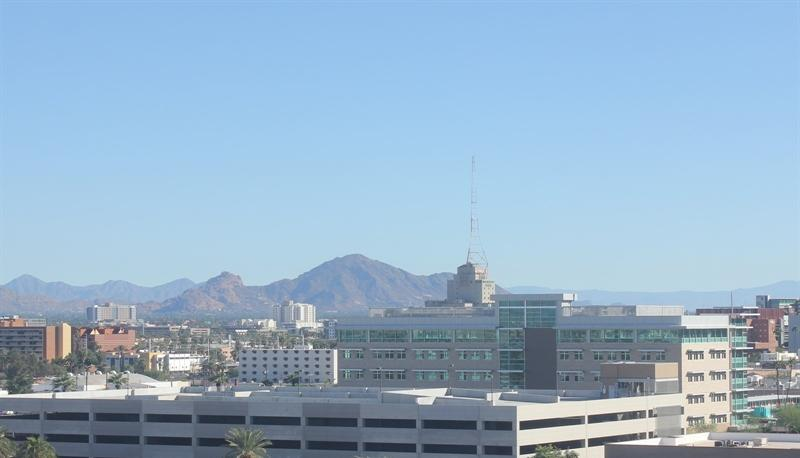
#> input picture CVND_Exercises/1_1_Image_Representation/day_night_images/test/day/20151101_165048.jpg, 800 x 458 px; its folder holds only this picture in this run
$ jupyter execute --allow-errors '6_3. Average Brightness.ipynb'   (shell and % lines are left out)
#> lines starting #> are read from the running program, lines starting #| are printed output that depends on the picture
### CVND_Exercises/1_1_Image_Representation/helpers.py
# Helper functions

import os
import glob # library for loading images from a directory
import matplotlib.image as mpimg

import cv2


# This function loads in images and their labels and places them in a list
# The list contains all images and their associated labels
# For example, after data is loaded, im_list[0][:] will be the first image-label pair in the list
def load_dataset(image_dir):

    # Populate this empty image list
#> called with image_dir = 'day_night_images/training/'
    im_list = []
    image_types = ["day", "night"]

    # Iterate through each color folder
    for im_type in image_types:

        # Iterate through each image file in each image_type folder
        # glob reads in any image with the extension "image_dir/im_type/*"
        for file in glob.glob(os.path.join(image_dir, im_type, "*")):

            # Read in the image
            im = mpimg.imread(file)
#> im is the input picture: shape (458, 800, 3); mean R, G, B 149.4, 177.3, 200.6

            # Check if the image exists/if it's been correctly read-in
            if not im is None:
                # Append the image, and it's type (red, green, yellow) to the image list
                im_list.append((im, im_type))

    return im_list


## Standardize the input images
# Resize each image to the desired input size: 600x1100px (hxw).

## Standardize the output
# With each loaded image, we also specify the expected output.
# For this, we use binary numerical values 0/1 = night/day.


# This function should take in an RGB image and return a new, standardized version
# 600 height x 1100 width image size (px x px)
def standardize_input(image):

    # Resize image and pre-process so that all "standard" images are the same size
    standard_im = cv2.resize(image, (1100, 600))

    return standard_im


# Examples:
# encode("day") should return: 1
# encode("night") should return: 0
def encode(label):

    numerical_val = 0
    if(label == 'day'):
        numerical_val = 1
    # else it is night and can stay 0

    return numerical_val

# using both functions above, standardize the input images and output labels
def standardize(image_list):

    # Empty image data array
    standard_list = []

    # Iterate through all the image-label pairs
    for item in image_list:
        image = item[0]
        label = item[1]

        # Standardize the image
        standardized_im = standardize_input(image)

        # Create a numerical label
        binary_label = encode(label)

        # Append the image, and it's one hot encoded label to the full, processed list of image data
        standard_list.append((standardized_im, binary_label))

    return standard_list

### CVND_Exercises/1_1_Image_Representation/6_3. Average Brightness.ipynb
# Day and Night Image Classifier
---

The day/night image dataset consists of 200 RGB color images in two categories: day and night. There are equal numbers of each example: 100 day images and 100 night images.

We'd like to build a classifier that can accurately label these images as day or night, and that relies on finding distinguishing features between the two types of images!

*Note: All images come from the [AMOS dataset](http://cs.uky.edu/~jacobs/datasets/amos/) (Archive of Many Outdoor Scenes).*

[cell 1]
# mount google drive
from google.colab import drive
drive.mount('/content/drive')

# change working directory
%cd drive/My Drive/Colab Notebooks/Computer Vision Nanodegree/CVND_Exercises/1_1_Image_Representation

### Import resources

Before you get started on the project code, import the libraries and resources that you'll need.

[cell 2]
import cv2 # computer vision library
import helpers

import numpy as np
import matplotlib.pyplot as plt
import matplotlib.image as mpimg

## Training and Testing Data
The 200 day/night images are separated into training and testing datasets.

* 60% of these images are training images, for you to use as you create a classifier.
* 40% are test images, which will be used to test the accuracy of your classifier.

First, we set some variables to keep track of some where our images are stored:

    image_dir_training: the directory where our training image data is stored
    image_dir_test: the directory where our test image data is stored

[cell 3]
# Image data directories
image_dir_training = "day_night_images/training/"
image_dir_test = "day_night_images/test/"

## Load the datasets

These first few lines of code will load the training day/night images and store all of them in a variable, `IMAGE_LIST`. This list contains the images and their associated label ("day" or "night").

For example, the first image-label pair in `IMAGE_LIST` can be accessed by index:
``` IMAGE_LIST[0][:]```.

[cell 4]
# Using the load_dataset function in helpers.py
# Load training data
IMAGE_LIST = helpers.load_dataset(image_dir_training)
#> IMAGE_LIST = 2 items

## Construct a `STANDARDIZED_LIST` of input images and output labels.

This function takes in a list of image-label pairs and outputs a **standardized** list of resized images and numerical labels.

[cell 5]
# Standardize all training images
STANDARDIZED_LIST = helpers.standardize(IMAGE_LIST)
#> the loop in standardize, `for item in image_list:` made 2 passes
#> (label, numerical_val in encode, binary_label) on passes 1 to 2: ('day', 1, 1), ('night', 0, 0)
#> pass 1, in standardize_input, `standard_im = cv2.resize(image, (1100, 600))`:
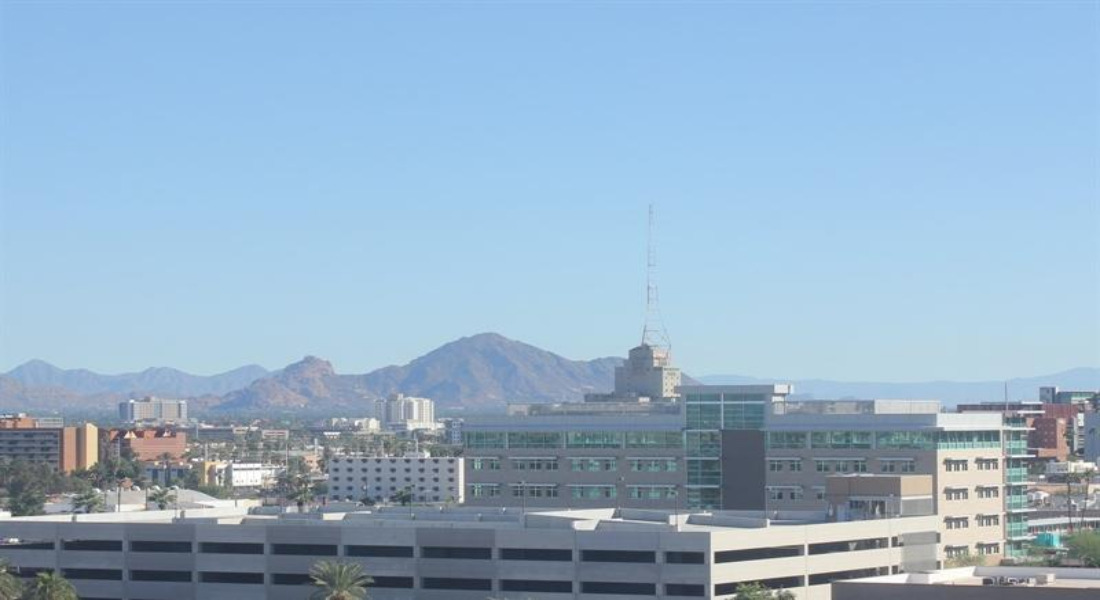
#> standard_im: shape (600, 1100, 3); mean R, G, B 149.4, 177.2, 200.5
#> pass 2, in standardize_input (call 2), `standard_im = cv2.resize(image, (1100, 600))`:
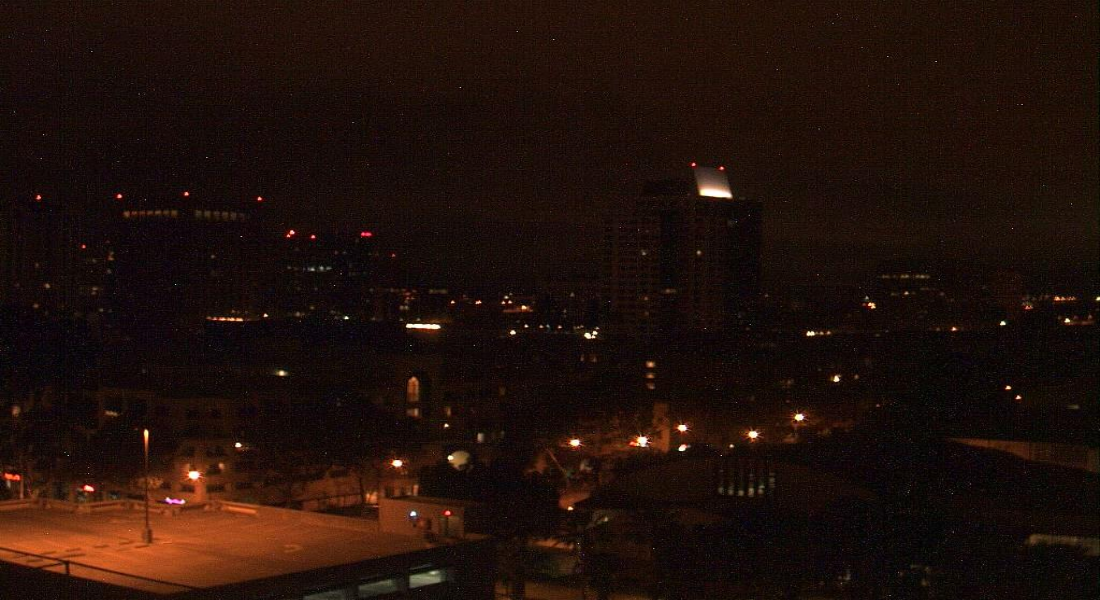
#> standard_im: shape (600, 1100, 3); mean R, G, B 32.6, 16.1, 10.3
#> STANDARDIZED_LIST = 2 items

## Visualize the standardized data

Display a standardized image from STANDARDIZED_LIST.

[cell 6]
# Display a standardized image and its label

# Select an image by index
image_num = 0
selected_image = STANDARDIZED_LIST[image_num][0]
selected_label = STANDARDIZED_LIST[image_num][1]
#> selected_label = 1

# Display image and data about it
plt.imshow(selected_image)
print("Shape: "+str(selected_image.shape))
#| Shape: (600, 1100, 3)
print("Label [1 = day, 0 = night]: " + str(selected_label))
#| Label [1 = day, 0 = night]: 1

# Feature Extraction

Create a feature that represents the brightness in an image. We'll be extracting the **average brightness** using HSV colorspace. Specifically, we'll use the V channel (a measure of brightness), add up the pixel values in the V channel, then divide that sum by the area of the image to get the average Value of the image.

## RGB to HSV conversion

Below, a test image is converted from RGB to HSV colorspace and each component is displayed in an image.

[cell 7]
# Convert and image to HSV colorspace
# Visualize the individual color channels

image_num = 0
test_im = STANDARDIZED_LIST[image_num][0]
test_label = STANDARDIZED_LIST[image_num][1]
#> test_label = 1

# Convert to HSV
hsv = cv2.cvtColor(test_im, cv2.COLOR_RGB2HSV)
#> hsv: shape (600, 1100, 3); mean H, S, V 99.3, 64.8, 201.6

# Print image label
print('Label: ' + str(test_label))
#| Label: 1

# HSV channels
h = hsv[:,:,0]
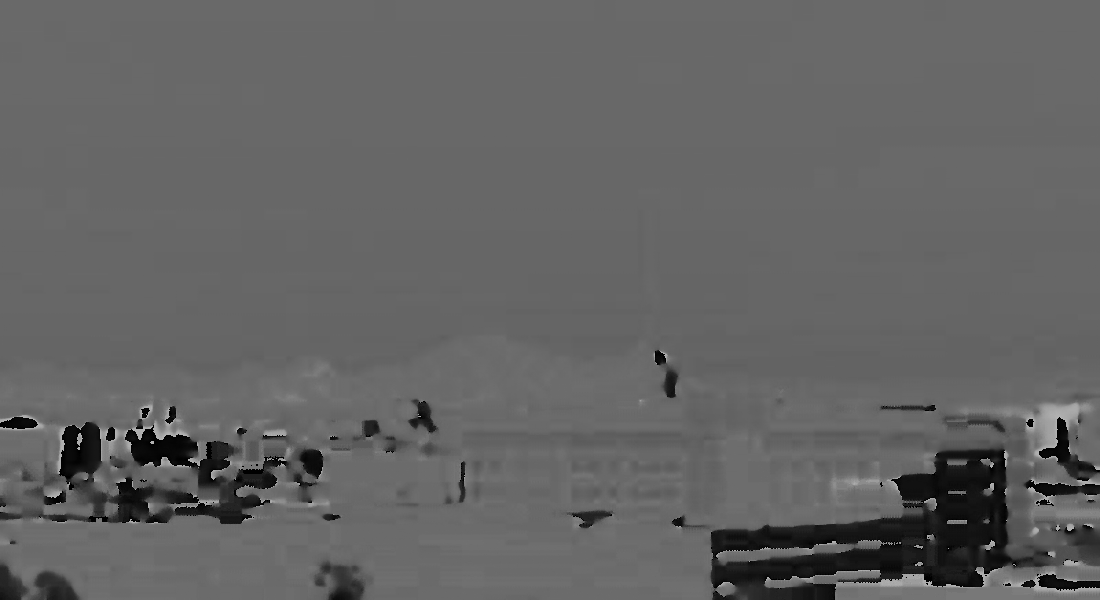
#> h: shape (600, 1100); min 0, max 179, mean 99.3
s = hsv[:,:,1]
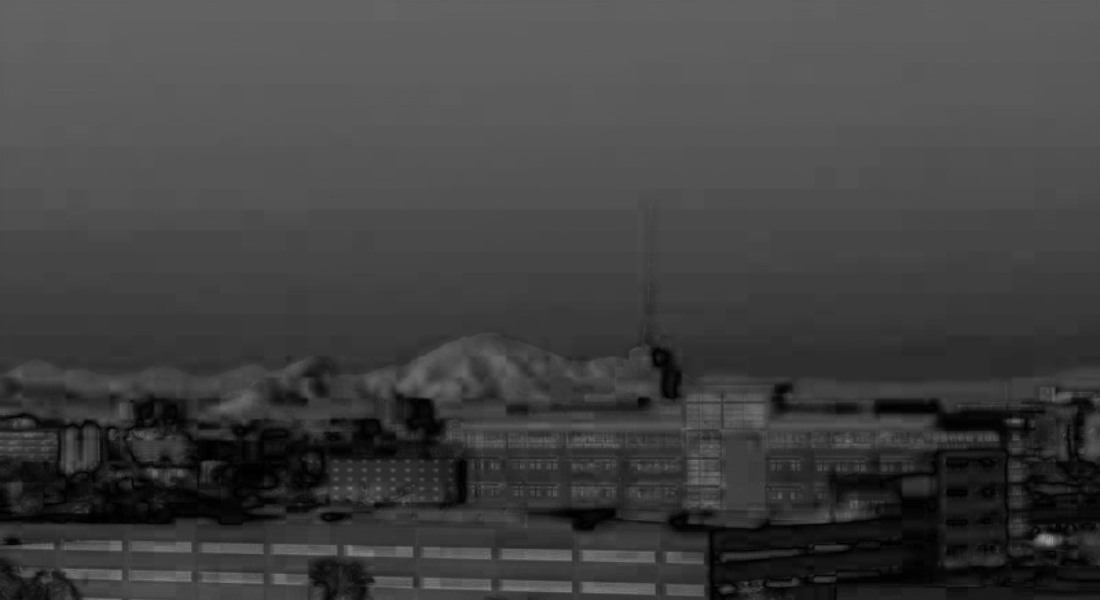
#> s: shape (600, 1100); min 0, max 156, mean 64.8
v = hsv[:,:,2]
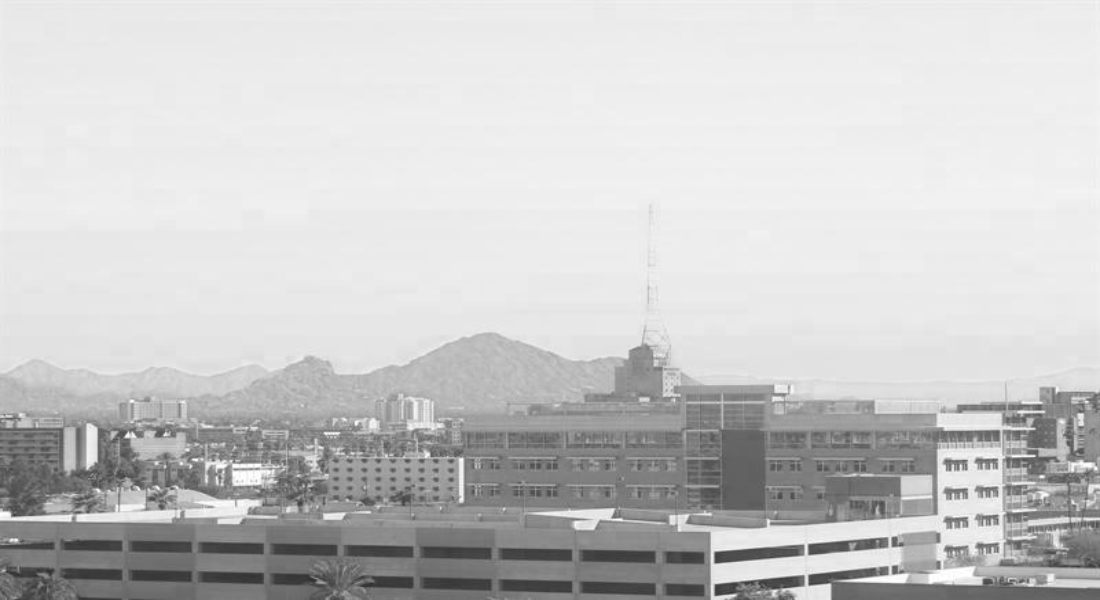
#> v: shape (600, 1100); min 44, max 255, mean 201.6

# Plot the original image and the three channels
f, (ax1, ax2, ax3, ax4) = plt.subplots(1, 4, figsize=(20,10))
ax1.set_title('Standardized image')
ax1.imshow(test_im)
ax2.set_title('H channel')
ax2.imshow(h, cmap='gray')
ax3.set_title('S channel')
ax3.imshow(s, cmap='gray')
ax4.set_title('V channel')
ax4.imshow(v, cmap='gray')
